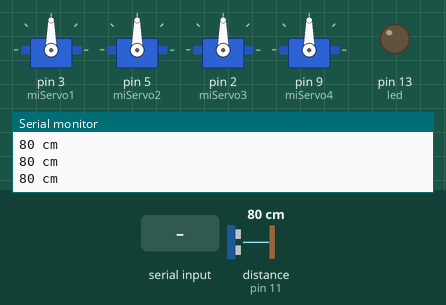
Simulated run of this sketch. Board: Arduino Uno, built with avr-gcc and run on an emulated ATmega328P. Shown: 4 × servo, output pins drawn as LEDs (lit = HIGH), the last lines printed to the serial monitor. The test bench sets the inputs (shaded band); at power-on: distance to the obstacle (sensor on pin 11) 80 cm. The echo pulse lasts 58.3 µs per cm.

Above: at 1.2 s.
1.3 s: distance to the obstacle (sensor on pin 11) set to 54 cm
2.8 s: distance to the obstacle (sensor on pin 11) set to 47 cm
At 3.08 s:
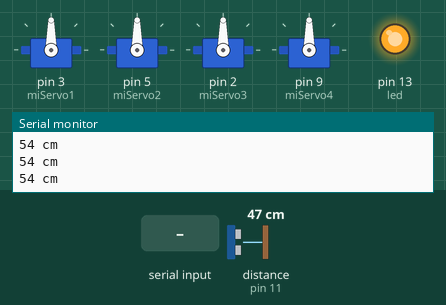
5.8 s: "q" received over Serial
At 6.88 s:
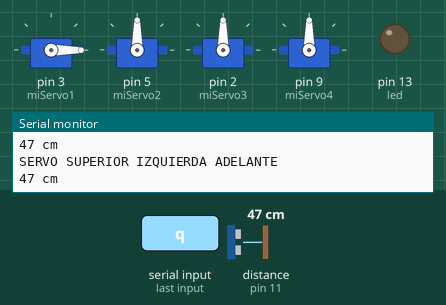
8.8 s: "p" received over Serial
At 9.52 s:
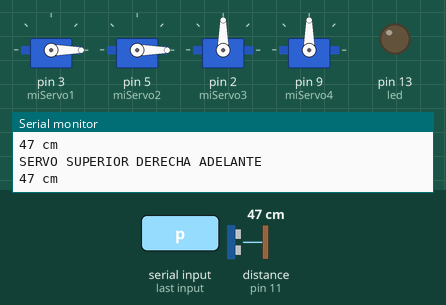
11.8 s: "w" received over Serial
At 12.66 s:
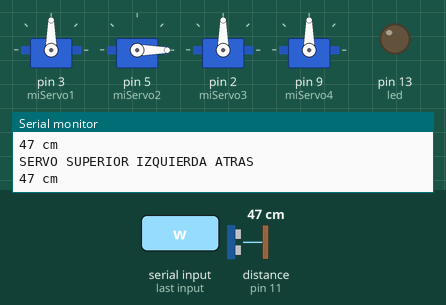
14.8 s: "a" received over Serial
At 15.8 s:
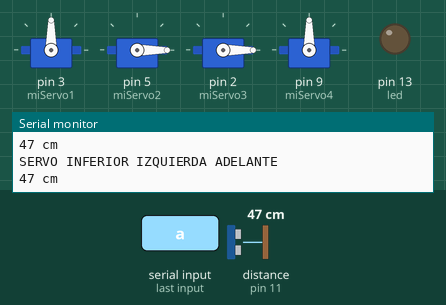
Timing chart, 0 to 18.8 s (numbered marks = the images above; inputs shaded):
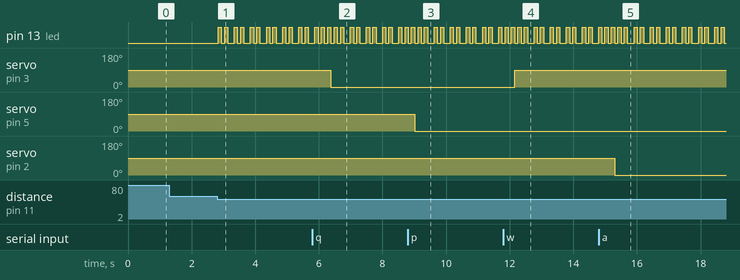

The sketch:

robot_servox4.ino
```cpp
#include <Ultrasonic.h>
#include <Servo.h>

Ultrasonic ultrasonic(10,11,3000); // (Trig PIN,Echo PIN, TIMEOUT)

int option;
int led = 13;
Servo miServo1;
Servo miServo2;
Servo miServo3;
Servo miServo4;
void setup()
{
  Serial.begin(9600);
  pinMode(led, OUTPUT);
  miServo1.attach(3);
  miServo2.attach(5);
  miServo3.attach(2);
  miServo4.attach(9);

  miServo1.write(90);
  miServo2.write(90);
  miServo3.write(90);
  miServo4.write(90);
}

void loop()
{
  Serial.print(ultrasonic.Ranging(CM)); // CM or INC
  Serial.println(" cm" );
  delay(100);
  if ((ultrasonic.Ranging(CM)) < 50)
  {
      digitalWrite(led, HIGH);
      delay(100);
      digitalWrite(led, LOW);
      delay(100);
      digitalWrite(led, HIGH);
      delay(100);
      digitalWrite(led, LOW);
      delay(100);
  }
  //si existe datos disponibles los leemos
  if (Serial.available()>0)
  {
    //leemos la opcion enviada
    option=Serial.read();
    ///////////////////////////SUPERIOR IZQUIERDA
  //}
    if(option=='q')
    {
      digitalWrite(led, HIGH);
      delay(100);
      digitalWrite(led, LOW);
      Serial.println("SERVO SUPERIOR IZQUIERDA ADELANTE ");
      miServo1.write(0);
    }
    if(option=='w')
    {
      digitalWrite(led, HIGH);
      delay(100);
      digitalWrite(led, LOW);
      Serial.println("SERVO SUPERIOR IZQUIERDA ATRAS ");
      miServo1.write(90);
    }

    //////////////////////////////SUPERIOR DERECHA
    if(option=='p')
    {
      digitalWrite(led, HIGH);
      delay(100);
      digitalWrite(led, LOW);
      Serial.println("SERVO SUPERIOR DERECHA ADELANTE ");
      miServo2.write(0);//180
    }
    if(option=='o')
    {
      digitalWrite(led, HIGH);
      delay(100);
      digitalWrite(led, LOW);
      Serial.println("SERVO SUPERIOR DERECHA ATRAS ");
      miServo2.write(90);//90
    }

    ///////////////////////////INFERIOR IZQUIERDA
    if(option=='a')
    {
      digitalWrite(led, HIGH);
      delay(100);
      digitalWrite(led, LOW);
      Serial.println("SERVO INFERIOR IZQUIERDA ADELANTE ");
      miServo3.write(0);
    }
    if(option=='s')
    {
      digitalWrite(led, HIGH);
      delay(100);
      digitalWrite(led, LOW);
      Serial.println("SERVO INFERIOR IZQUIERDA ATRAS ");
      miServo3.write(90);
    }

    //////////////////////////////INFERIOR DERECHA
    if(option=='l')
    {
      digitalWrite(led, HIGH);
      delay(100);
      digitalWrite(led, LOW);
      Serial.println("SERVO INFERIOR DERECHA ADELANTE ");
      miServo4.write(0);
    }
    if(option=='k')
    {
      digitalWrite(led, HIGH);
      delay(100);
      digitalWrite(led, LOW);
      Serial.println("SERVO INFERIOR DERECHA ATRAS ");
      miServo4.write(90);
    }
  }

}
```

Measured:
- the behaviour switches between 50 and 49 cm on distance to the obstacle (sensor on pin 11) (found by bisection; images 0 and 1)
- after the input at 2.8 s, pin 13 (led): LOW → HIGH at once, then repeats every 0.51 s: LOW 0.10 s, HIGH 0.10 s, LOW 0.21 s, HIGH 0.10 s
- after the input at 5.8 s, servo on pin 3 (miServo1): 90° → 0° after 0.58 s
- after the input at 8.8 s, servo on pin 5 (miServo2): 90° → 0° after 0.21 s
- after the input at 11.8 s, servo on pin 3 (miServo1): 0° → 90° after 0.35 s
- after the input at 14.8 s, servo on pin 2 (miServo3): 90° → 0° after 0.50 s
